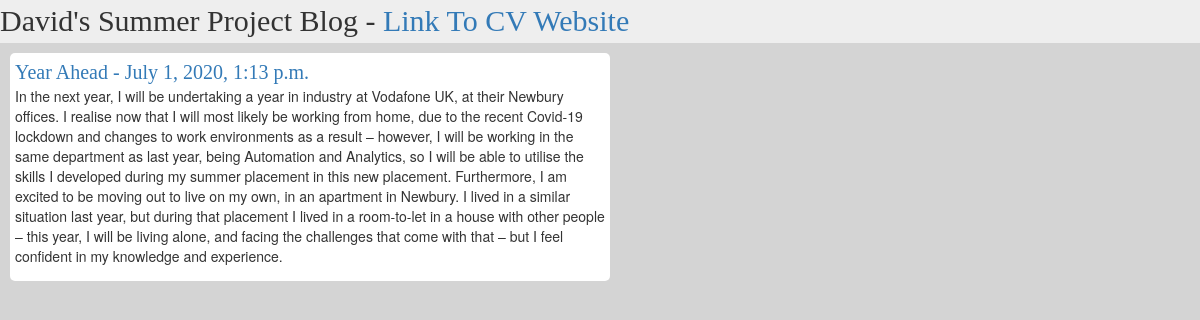
/post/6/, run on an earlier commit of the app's database.
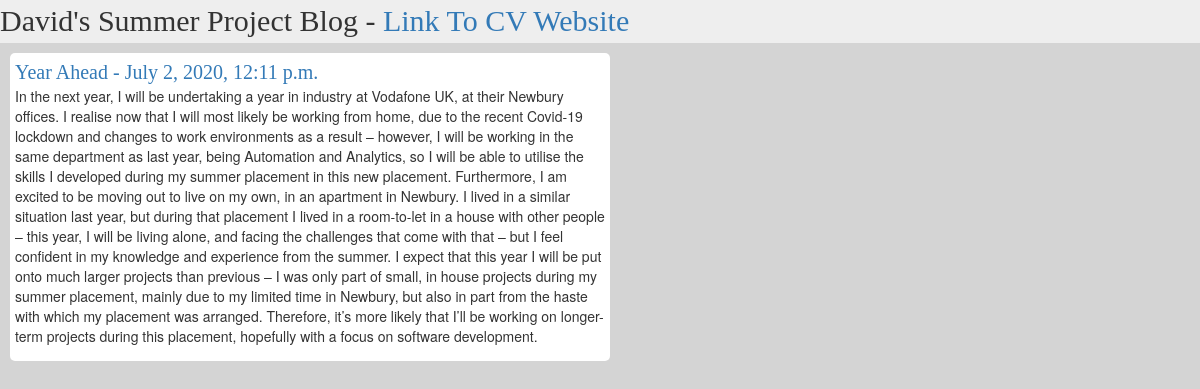
And on a later commit of the database.
### blog/models.py (models this page shows, shortened)
class Post(models.Model):
    author = models.ForeignKey(settings.AUTH_USER_MODEL, on_delete=models.CASCADE)
    title = models.CharField(max_length=200)
    text = models.TextField()
    created_date = models.DateTimeField(default=timezone.now)
    published_date = models.DateTimeField(blank=True, null=True)

### blog/views.py (the view)
# urls.py: path('post/<int:pk>/', views.post_detail, name='post_detail'),
def post_detail(request, pk):
	post = get_object_or_404(Post, pk=pk)
	return render(request, 'blog/post_detail.html',{'post':post})

### blog/templates/blog/post_detail.html
{% extends 'blog/base.html' %}
{% block content %}
			<div class="Post">
				<a id="title" href="{% url 'post_detail' pk=post.pk %}">{{post.title}} - {{post.published_date}}</a>
				<p>{{post.text}}</p>
			</div>
{% endblock %}

What changed in the data, as far as the page shows it:
changed Post "Year Ahead": published_date "July 1, 2020, 1:13 p.m." → "July 2, 2020, 12:11 p.m."; text "…in my knowledge and experience." → "…in my knowledge and experience from the summer. I expect that this year I will be put onto much larger projects than previous – I was only part of small, in house projects during my summer placement, mainly due to my limited time in Newbury, but also in part from the haste with which my placement was arranged. Therefore, it’s more likely that I’ll be working on longer-term projects during this placement, hopefully with a focus on software development."
